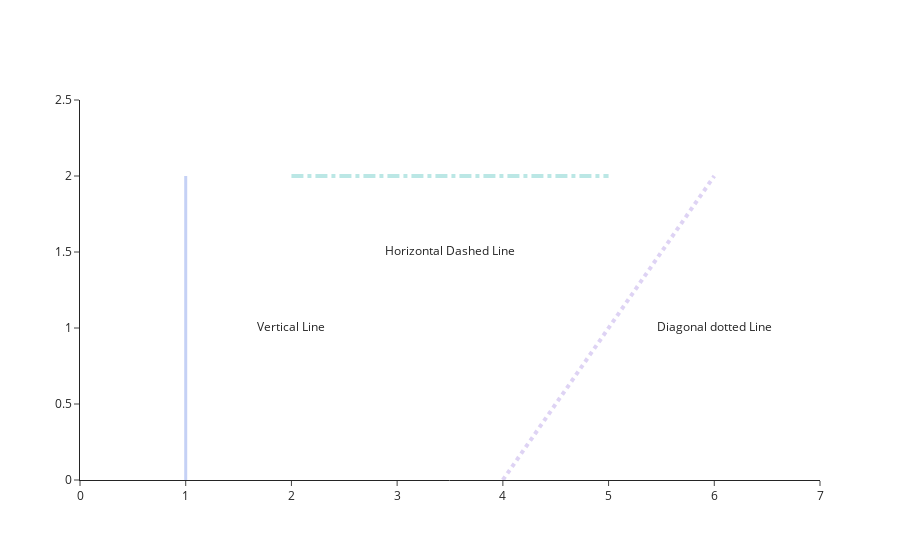

This figure's notebook cell:
### Code cell
# # Add lines
# # vertical solid
# fig.add_shape(type="line",
#     x0=1, y0=0, x1=1, y1=2,
#     line=dict(color="RoyalBlue",width=3)
# )

# # horizontal dashed line
# fig.add_shape(type="line",
#     x0=2, y0=2, x1=5, y1=2,
#     line=dict(
#         color="LightSeaGreen",
#         width=4,
#         dash="dashdot",
#     )
# )

# #diagonal dotted
# fig.add_shape(type="line",
#     x0=4, y0=0, x1=6, y1=2,
#     line=dict(
#         color="MediumPurple",
#         width=4,
#         dash="dot",
#     )
# )
# fig.update_shapes(dict(xref='x', yref='y'))
# fig.show()

### Figure 1 — Plotly figure (JSON) as saved in the notebook; plotly's stock layout.template omitted (floating-point values rounded to 4 significant figures)
{"data": [{"mode": "text", "text": ["Vertical Line", "Horizontal Dashed Line", "Diagonal dotted Line"], "type": "scatter", "x": [2, 3.5, 6], "y": [1, 1.5, 1]}], "layout": {"shapes": [{"line": {"color": "RoyalBlue", "width": 3}, "type": "line", "x0": 1, "x1": 1, "xref": "x", "y0": 0, "y1": 2, "yref": "y"}, {"line": {"color": "LightSeaGreen", "dash": "dashdot", "width": 4}, "type": "line", "x0": 2, "x1": 5, "xref": "x", "y0": 2, "y1": 2, "yref": "y"}, {"line": {"color": "MediumPurple", "dash": "dot", "width": 4}, "type": "line", "x0": 4, "x1": 6, "xref": "x", "y0": 0, "y1": 2, "yref": "y"}], "xaxis": {"range": [0, 7]}, "yaxis": {"range": [0, 2.5]}}}
